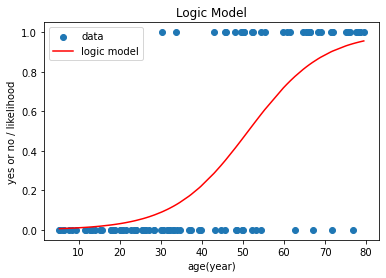

The Python source for this figure:
#!/usr/bin/env python3
# -*- coding: utf-8 -*-
"""
Created on Sun Nov 12 20:24:24 2023

@author: zhaoyilin
"""

import numpy as np
import matplotlib.pyplot as plt
import pandas as pd
from scipy import optimize


def fp(x = None, beta_0 = None, beta_1 = None):
    return 1/(1 + np.exp(-(beta_0 + beta_1*x)))

data = pd.read_csv("survey.csv")  

age = data["age"].to_numpy()
recog = data["recognized_it"].to_numpy()

beta_0 = np.linspace(-5,5, 100)
beta_1 = np.linspace(-5,5,100)
beta = np.meshgrid(beta_0, beta_1)



def log_likelihood(beta, age, recog):
    beta_0 = beta[0]
    beta_1 = beta[1]
    epsilon = 1e-16
    l_list = [recog[i]*np.log(fp(age[i], beta_0, beta_1)/(1-fp(age[i], beta_0, beta_1)+epsilon)) 
              + np.log(1-fp(age[i], beta_0, beta_1)+epsilon) for i in range(len(age))]
    ll = np.sum(np.array(l_list), axis = -1)
    return -ll 

# Covariance matrix of the likelihood
def covar_matrix(hess_inv, variance):
    return hess_inv * variance

# Error of the likelihood
def error(hess_inv, resVariance):
    covariance = covar_matrix(hess_inv, resVariance)
    return np.sqrt( np.diag( covariance ))

# Initial Guess
x0 = np.array([1, 2])

result = optimize.minimize(log_likelihood, x0,  args=(age, recog))

# inverse of hessian matrix
hess_inv = result.hess_inv
variance = result.fun/(len(recog)-len(x0)) 
f_err = error( hess_inv,  variance)
print("Maximum likelihood value of beta_0 is: " , result.x[0], ", with the error of ", f_err[0])
print("Maximum likelihood value of beta_1 is: " , result.x[1], ", with the error of ", f_err[1])
print("The covariance matrix of beta_0 and beta_1 is: " , covar_matrix( hess_inv,  variance))

plt.title("Logic Model")
plt.scatter(age, recog, label = "data")
age = np.sort(age)
plt.plot(age, fp(age, result.x[0], result.x[1]), label = "logic model", color = "red")
plt.xlabel("age(year)")
plt.ylabel("yes or no / likelihood")
plt.legend()
